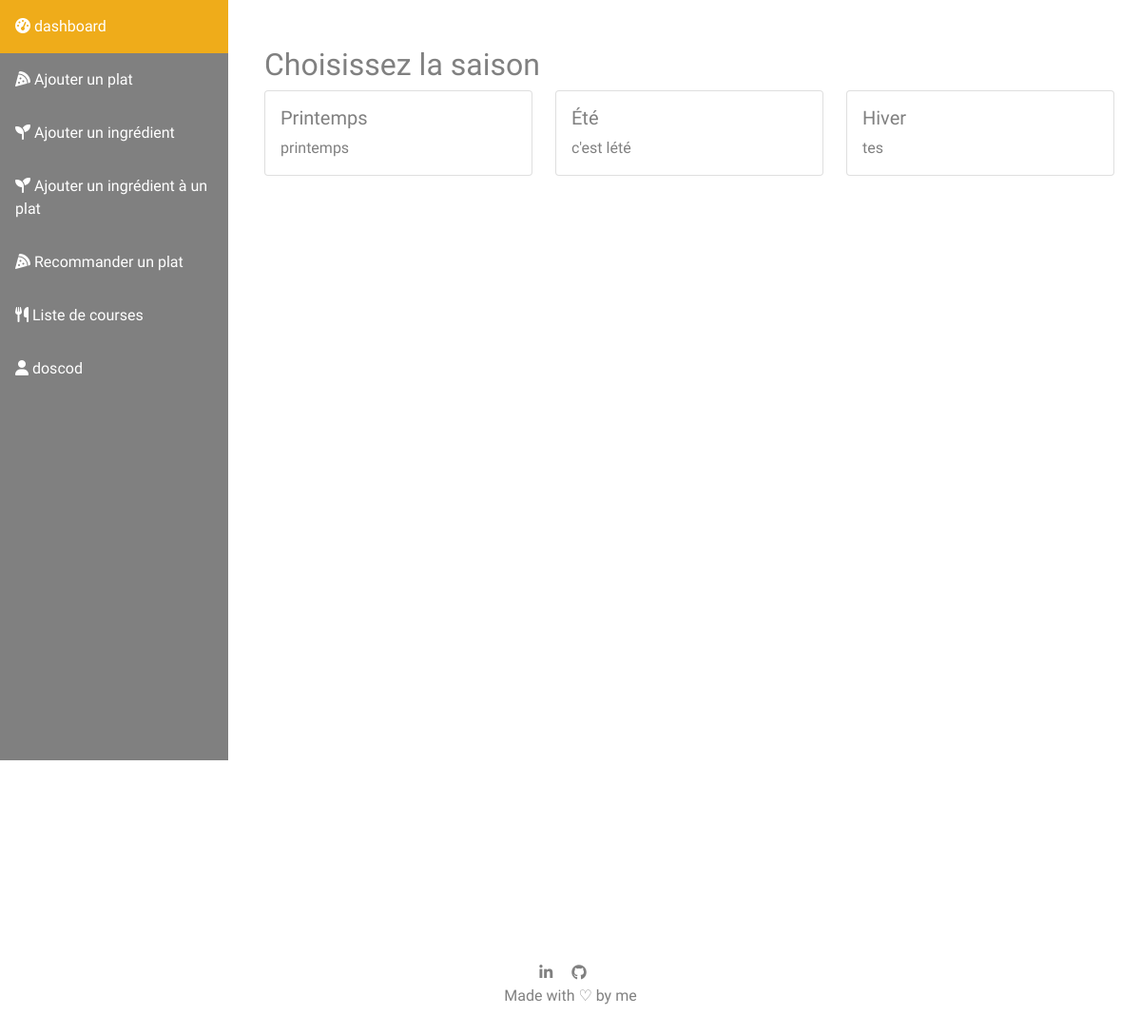
The app's page /choix_saison (signed in) with its own data.
### dishApp/models.py (models this page shows, shortened)
class Season(models.Model):
    name = models.CharField(verbose_name="Nom de la saison", max_length=100)
    description = models.TextField(verbose_name="Description", blank=False)

### dishApp/views.py (the view)
# urls.py: path('choix_saison', select_saison,
@login_required(login_url='connexion')
def select_saison(request):
    seasons = Season.objects.all()  # pylint: disable=maybe-no-member
    context = {
        'seasons': seasons
    }
    return render(request, 'profils/select_season.html', context)

### templates/profils/select_season.html (shortened to what this page needs)
{% extends 'base.html'%}
{%load static%}
{%block content %}
<div class="content">
    <div class="container mt-5">
        <div class="">
            <h2>Choisissez la saison</h2>
        </div>
        <div class="row">
            {% for season in seasons %}
            <div class="col-md-4">
                <a href="conseiller_plat/{{season.id}}">
                    <div class="card">
                        <div class="card-body">
                        <h5 class="card-title">{{season.name}}</h5>
                        <p class="card-text">{{season.description}}</p>
                        </div>
                    </div>
                </a>
            </div>
            {% endfor %}
        </div>
    </div>
</div>
{%endblock%}

### templates/base.html (shortened to what this page needs)
{% load static %}
<!DOCTYPE html>
<html lang="fr">
<head>
    {%block styles %}
    <link href="https://cdn.jsdelivr.net/npm/bootstrap@5.0.2/dist/css/bootstrap.min.css" rel="stylesheet">
    <link rel="stylesheet" href="{% static 'styles/index.css'%}">
    {%endblock%}
</head>
<body>
    <div class="sidebar">
        <a href="{% url 'dashboard' %}" class="" title="dashboard"><i class="fa fa-dashboard"></i> <span>dashboard</span></a>
        <a href="{% url 'ajout_plat' %}" title=""><i class="fa fa-pizza-slice"></i> <span>Ajouter un plat</span></a>
        <a href="{% url 'ajout_ingredient' %}" title=""><i class="fa fa-seedling"></i> <span>Ajouter un ingrédient</span></a>
        <a href="{% url 'ajout_ingredient_à_plat' %}" title=""><i class="fa fa-seedling"></i> <span>Ajouter un ingrédient à un plat</span></a>
        <a href="{% url 'choix_saison' %}" title=""><i class="fa fa-pizza-slice"></i> <span>Recommander un plat</span></a>
        <a href="{% url 'choix_plat' %}" title=""><i class="fa fa-cutlery"></i> <span>Liste de courses</span></a>
        {% if user.is_authenticated %}
        <a href="{% url 'deconnexion' %}" title="Déconnexion"><i class="fa fa-user"></i> <span>{{user.username}}</span></a>
        {% endif %}
    </div>
    {%block content%}
    {%endblock%}
    <section class="footer">
        <div class="">
            <div className="d-flex flex-row align-items-center justify-content-center">
                <span className='icon'><a href='https://www.linkedin.com/in/y%C3%A9lian-ernest-dossa/' target='blank'><i class="fa fa-linkedin"></i></a></span>
                <span className='icon mx-3'><a href='https://github.com/HylaDev' target='blank'><i class=" mx-3 fa fa-github"></i></a></span>
            </div>
            <p> Made with <span className='heart'>♡</span> by me</p>
        </div>
    </section>
</body>
</html>

### static/styles/index.css (style rules this page uses)
:root { --primary-color:#efac1a; --secondary-color:#808080; --white-color:#ffffff; --black-color:#000000; }
body { margin: 0; font-family: "MuseoModerno", sans-serif; }
a { color: var(--secondary-color); }
.sidebar { margin: 0; padding: 0; width: 240px; background-color: var(--secondary-color); position: fixed; height: 100vh; overflow: hidden !important; }
.sidebar a { display: block; color: var(--white-color); padding: 16px; text-decoration: none; }
div.content { margin-left: 250px; padding: 1px 16px; height: 1000px; }
div a { text-decoration: none; }
h1,h2 { color: var(--secondary-color); }
.footer { background-color: var(--white-color); padding: 1%; color: var(--secondary-color); text-align: center; }
.footer a { color: var(--gray-color); }

### records on screen
Season: name "Printemps", description "printemps"
Season: name "Été", description "c'est lété"
Season: name "Hiver", description "tes"

### other values on screen
{{ user.username }} "doscod"
